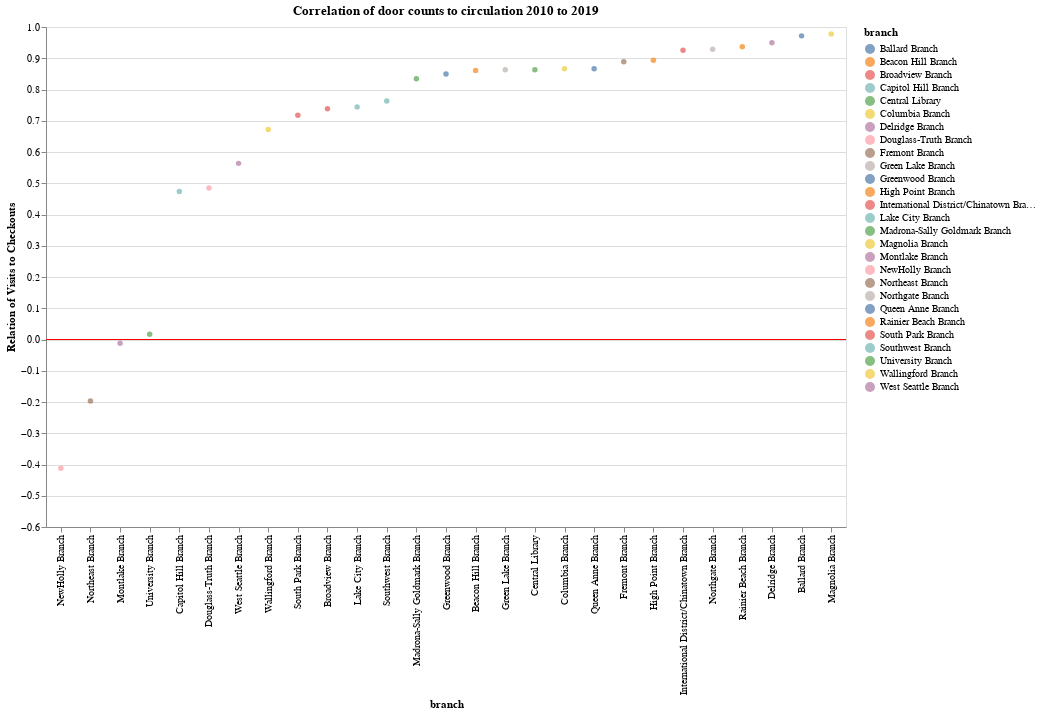

Notebook cell for this chart:
### Code cell
# useage

### Figure 1 — Vega-Lite specification as saved in the notebook (floating-point values rounded to 4 significant figures)
{"config": {"view": {"continuousWidth": 400, "continuousHeight": 300}}, "layer": [{"data": {"name": "data-ceea63c444647adf8cdccec322de292e"}, "mark": "circle", "encoding": {"color": {"type": "nominal", "field": "branch"}, "tooltip": [{"type": "nominal", "field": "branch", "title": "Branch: "}], "x": {"type": "nominal", "field": "branch", "sort": "y"}, "y": {"type": "quantitative", "field": "r_values", "title": "Relation of Visits to Checkouts"}}, "height": 500, "title": "Correlation of door counts to circulation 2010 to 2019", "width": 800}, {"data": {"name": "data-06fd9f850666401b4599de5588b60692"}, "mark": {"type": "rule", "color": "red"}, "encoding": {"y": {"type": "quantitative", "field": "y"}}}], "$schema": "https://vega.github.io/schema/vega-lite/v4.8.1.json", "datasets": {"data-ceea63c444647adf8cdccec322de292e": [{"branch": "Northgate Branch", "r_values": 0.9288}, {"branch": "High Point Branch", "r_values": 0.8936}, {"branch": "Rainier Beach Branch", "r_values": 0.9366}, {"branch": "Douglass-Truth Branch", "r_values": 0.4845}, {"branch": "Magnolia Branch", "r_values": 0.978}, {"branch": "NewHolly Branch", "r_values": -0.412}, {"branch": "Ballard Branch", "r_values": 0.9716}, {"branch": "Greenwood Branch", "r_values": 0.8496}, {"branch": "Northeast Branch", "r_values": -0.1971}, {"branch": "International District/Chinatown Branch", "r_values": 0.9256}, {"branch": "Capitol Hill Branch", "r_values": 0.4734}, {"branch": "Wallingford Branch", "r_values": 0.6717}, {"branch": "Lake City Branch", "r_values": 0.7444}, {"branch": "Broadview Branch", "r_values": 0.7383}, {"branch": "Montlake Branch", "r_values": -0.01229}, {"branch": "South Park Branch", "r_values": 0.7174}, {"branch": "Delridge Branch", "r_values": 0.9494}, {"branch": "Columbia Branch", "r_values": 0.8666}, {"branch": "University Branch", "r_values": 0.01715}, {"branch": "Queen Anne Branch", "r_values": 0.8667}, {"branch": "West Seattle Branch", "r_values": 0.5636}, {"branch": "Madrona-Sally Goldmark Branch", "r_values": 0.8345}, {"branch": "Green Lake Branch", "r_values": 0.8628}, {"branch": "Beacon Hill Branch", "r_values": 0.8606}, {"branch": "Central Library", "r_values": 0.8634}, {"branch": "Fremont Branch", "r_values": 0.8888}, {"branch": "Southwest Branch", "r_values": 0.7629}], "data-06fd9f850666401b4599de5588b60692": [{"y": 0}]}}
